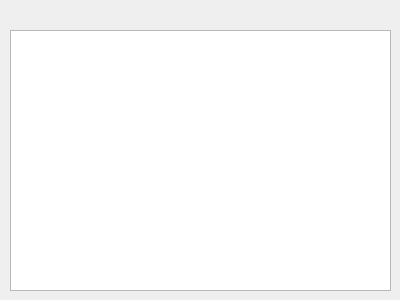
<?xml version="1.0" encoding="UTF-8"?>
<ui version="4.0">
 <class>DirectWindow</class>
 <widget class="QDialog" name="DirectWindow">
  <property name="geometry">
   <rect>
    <x>0</x>
    <y>0</y>
    <width>400</width>
    <height>300</height>
   </rect>
  </property>
  <property name="windowTitle">
   <string>Choose File</string>
  </property>
  <widget class="QListWidget" name="listWidget">
   <property name="geometry">
    <rect>
     <x>10</x>
     <y>30</y>
     <width>381</width>
     <height>261</height>
    </rect>
   </property>
  </widget>
 </widget>
 <resources/>
 <connections/>
</ui>
